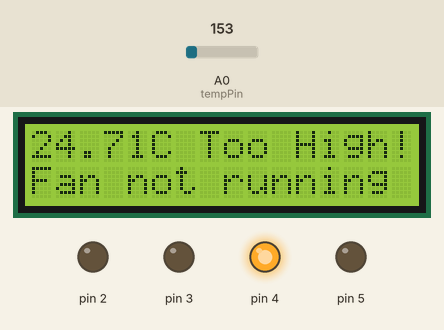
Simulated run of this sketch. Board: Arduino Uno, built with avr-gcc and run on an emulated ATmega328P. Parts: 16×2 character LCD, output pins drawn as LEDs (lit = HIGH). The inputs (shaded band) are chosen by the test bench; at power-on: A0 (tempPin) = 153. Pins used as bus, display or sensor lines are not drawn; what the sketch prints to the serial monitor is not drawn.

Above: at 1.2 s.
1.3 s: A0 (tempPin) set to 165
At 3.2 s:
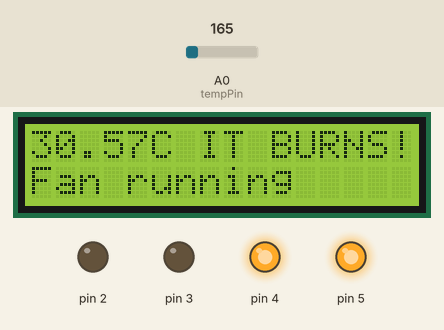
3.5 s: A0 (tempPin) set to 133
At 5.3 s:
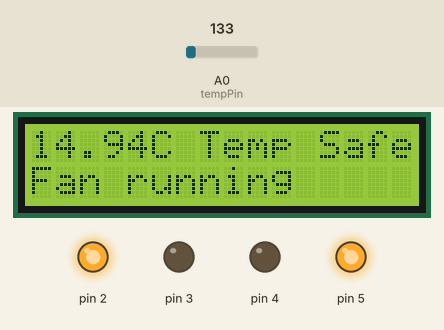
7.6 s: A0 (tempPin) set to 114
At 9.5 s:
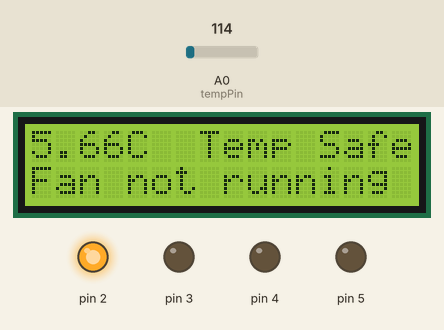
Timing chart, 0 to 11.0 s (numbered marks = the images above; inputs shaded):
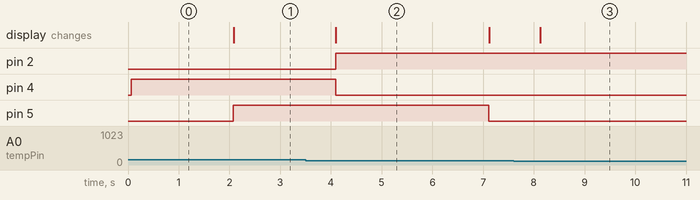

The sketch:

temp_fan_lcd.ino
```cpp
/*
This is a program for a temperaturesensor and fan/cooling system.
The temperature will be monitored and LEDs will turn on when
certain threashholds are reached.
If the temperature become critical the fan will start and cool the
system down. The fan runs for a minimum amount of time even if the
temperature moves below the threashhold.
Also, the data will be presented on a fancy LCD screen.
*/


// LCD library and the pin layout it will use.
#include <LiquidCrystal.h>
LiquidCrystal lcd(8,9,10,11,12,13);

// Time taking stuff. For making the fan run even if the temp drops.
// For the millis() function
  unsigned long delayStart = 0; // an unsigned long to hold the millis() later
  unsigned long DELAY_TIME = 5000; // Minimum period of the the fan will run
  bool delayRunning = false; // To keep track on if the delay is running
  bool fanOn = false; // To keep track on if the fan is running

  /*Honestly, realized now that I just need one of the bools above.
  They keep track of the same thing. delayRunning==fanOn
  However I keep both for clarity in the code (and maybe laziness..)
  */
// Assign analog pin for temp-sensor
  const int tempPin = A0;

// Temperature limits, made them const for safety. Can't be changed.
// Arbitrary values, made up for trials in my kitchen and with body heat.
  const float tempSafe = 23.0;
  // const float tempWarn = 23.5; Realized I did not need this for yellow led: green<yellow<red
  const float tempHigh = 24.5;
  const int fanThreshhold = 25;


void setup() {

  int pinNr; // Just an integer variable to use in the set-pin-loop
  Serial.begin(9600);

  // LCD setups.
  lcd.begin(16,2); // Declare the size
  pinMode(6,OUTPUT); // Pin for Contrast, PWM instead of Potentiometer
  analogWrite(6,20); // Value of contrast

// Set all digital pins used(LEDs + fan) to output and low
  for(pinNr=2;pinNr<=5;pinNr++){
    pinMode(pinNr, OUTPUT);
    digitalWrite(pinNr,LOW);
  }
}


void loop() {

// Calculate temperature from sensor, in Celsius.
  int sensorVal = analogRead(tempPin);
  float voltage = (sensorVal/1024.0)*5.0;
  float temperature = (voltage - 0.5)*100;

//Check if the delay/fan is running and if the delay is done.
//and if that's the case, stop the delay/fan.
  if(delayRunning == true && (millis() >= (delayStart + DELAY_TIME))){
    delayRunning = false;
    digitalWrite(5,LOW);
    fanOn = false;
   }

// Set up the LEDs and the "fan" to react on the temperature readings
  if(temperature<tempSafe){
    digitalWrite(2,HIGH); // Temp Safe, green LED on,  and the others off
    digitalWrite(3,LOW);
    digitalWrite(4,LOW);
  }
  // Temp higher than tempSafe and lower than tempHigh
   else if(temperature<tempHigh && temperature>tempSafe){
    digitalWrite(2,LOW);
    digitalWrite(3,HIGH); // Yellow LED on, and the others off
    digitalWrite(4,LOW);
  }

  else if(temperature>tempHigh){
    digitalWrite(2,LOW);
    digitalWrite(3,LOW);
    digitalWrite(4,HIGH); //Temp over tempHigh, Red LED ON and the others off
  }
  //Checks if the fan should be started
  if((temperature>fanThreshhold) && (fanOn == false)){
    delayStart = millis(); // Sets delay start to the present time
    delayRunning = true; // Tracks that the delay is running
    digitalWrite(5,HIGH); // Starts the fan
    fanOn = true; // Tracks that the fan is running
  }

// Print temperature to monitor for insights and debugging
Serial.println(temperature);
Serial.println(fanOn);
/*
LCD operations
To display the temp and if the fan is running or not.
*/
lcd.clear(); // Clearing the leftover characters from last loop
lcd.setCursor(0,0); // Resets where we start writing, as we changed it beneath
lcd.print(temperature); // writes the latest temp-reading
lcd.print("C");
// print which level of warning the temperature indicates.
lcd.setCursor(6,0);
  if(temperature<tempSafe){
    lcd.print(" Temp Safe");
  }
  else if(temperature<tempHigh && temperature>tempSafe){
    lcd.print(" Temp Warn");
  }
  else if(temperature>tempHigh && temperature<fanThreshhold){
    lcd.print(" Too High!");
  }
  else if(temperature>fanThreshhold){
    lcd.print(" IT BURNS!");
  }

lcd.setCursor(0,1); // set print-start at first column, second row
lcd.print("Fan ");
  if(fanOn==1){ // Get Bool-value to check if the fan is running
    lcd.print("running");
  }
  else{
    lcd.print("not running"); // If the fan isn't running
  }
/*
Only read/loop every 1 sec to prevent fast fluctuations
which will flicker the lights and mess with the lcd.print due
to fast changes.
*/
delay(1000);

}
```

Measured:
- after the input at 1.3 s, pin 5: LOW → HIGH after 0.78 s; the display: changes after 0.79 s (image 1)
- after the input at 3.5 s, pin 2: LOW → HIGH after 0.59 s; pin 4: HIGH → LOW after 0.59 s; pin 5: HIGH → LOW after 3.6 s; the display: changes after 0.60 s (image 2)
- after the input at 7.6 s, the display: changes after 0.53 s (image 3)
- what the display in image 2 shows lasts 3.0 s, from 4.1 s to 7.1 s
